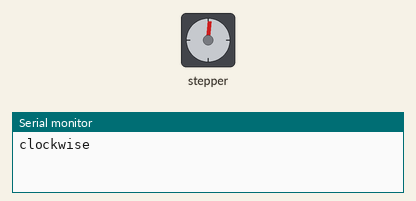
Recording of a sketch running on a simulated Arduino Uno, built with avr-gcc and run on an emulated ATmega328P. Shown: stepper motor, the last lines printed to the serial monitor. Stepper angles assume 300 steps per turn.

Above: at 0.05 s.
At 1.15 s:
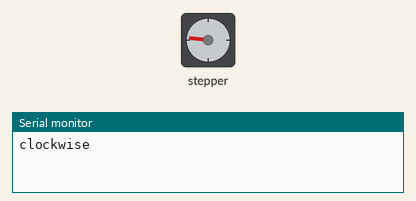
At 2.0 s:
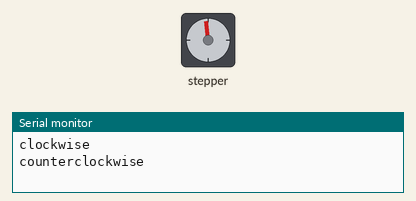
At 2.9 s:
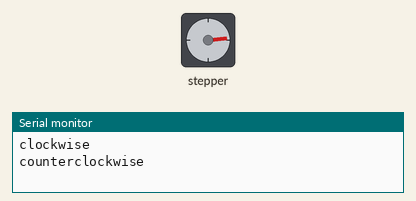
Timing chart, 0 to 7.9 s (numbered marks = the images above):
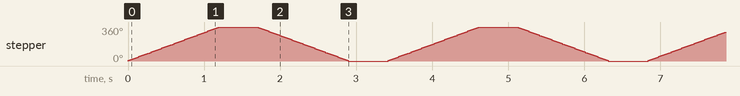

The sketch:

rohan_big_step.ino
```cpp
/*
 Stepper Motor Control - one revolution

 This program drives a unipolar or bipolar stepper motor.
 The motor is attached to digital pins 8 - 11 of the Arduino.

 The motor should revolve one revolution in one direction, then
 one revolution in the other direction.


 Created 11 Mar. 2007
 Modified 30 Nov. 2009
 by Tom Igoe

 */

#include <Stepper.h>

const int stepsPerRevolution = 300;  // change this to fit the number of steps per revolution
// for your motor

// initialize the stepper library on pins 8 through 11:
Stepper myStepper(stepsPerRevolution, 8, 9, 10, 11);

void setup() {
  // set the speed at 60 rpm:
  myStepper.setSpeed(50);
  // initialize the serial port:
  Serial.begin(9600);
}

void loop() {
  // step one revolution  in one direction:
  Serial.println("clockwise");
  myStepper.step(stepsPerRevolution);
  delay(500);

  // step one revolution in the other direction:
  Serial.println("counterclockwise");
  myStepper.step(-stepsPerRevolution);
  delay(500);
}
```

Measured:
- by itself, stepper: turns 360° clockwise in 1.2 s, then 360° counter-clockwise in 1.2 s, repeating every 3.4 s
